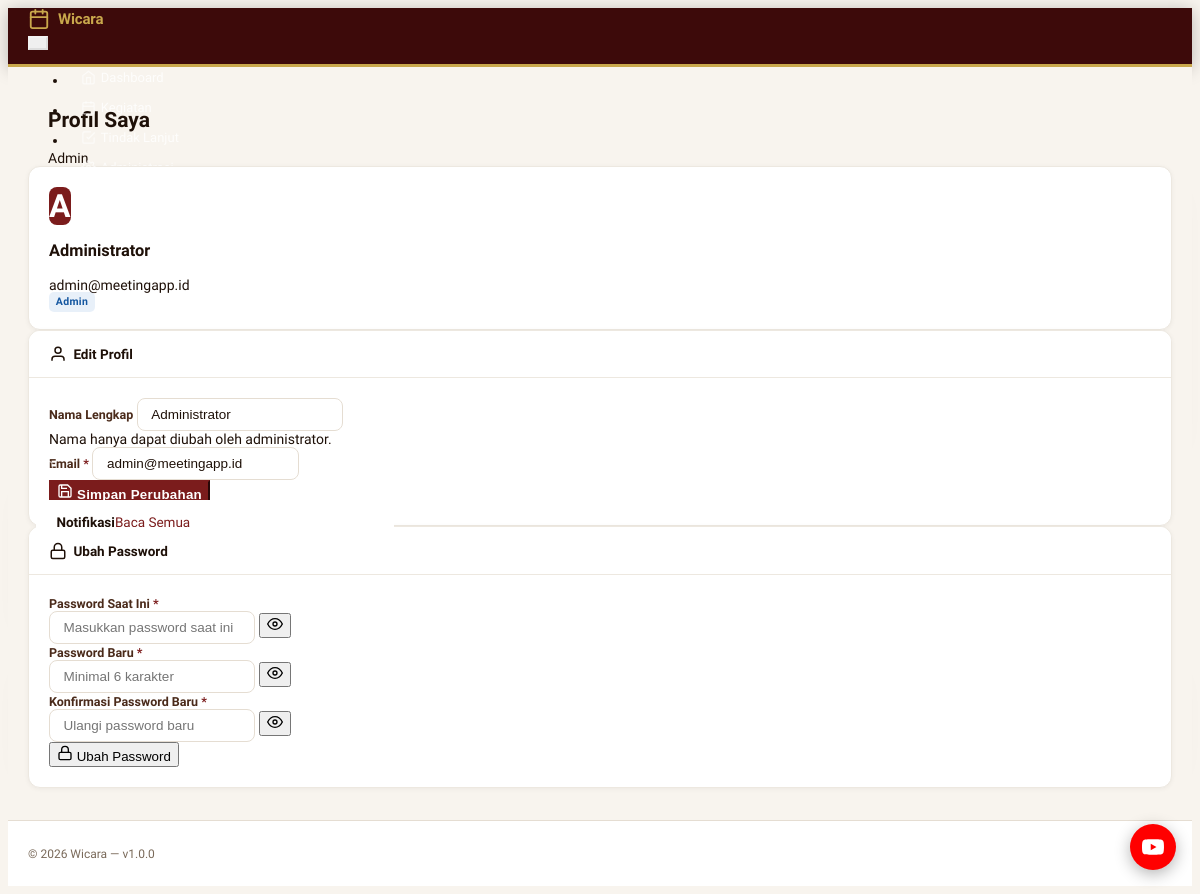
Screenshot of /profile (signed in) with the database file from the repository.
### tables this page shows
CREATE TABLE IF NOT EXISTS users (
    id                   INT PRIMARY KEY AUTO_INCREMENT,
    username             VARCHAR(50)   NOT NULL UNIQUE,
    name                 VARCHAR(100)  NOT NULL,
    email                VARCHAR(100)  NOT NULL UNIQUE,
    password             VARCHAR(255)  NOT NULL,
    role                 ENUM('admin','sekretaris','peserta') NOT NULL DEFAULT 'peserta',
    department_id        INT           DEFAULT NULL,
    avatar               VARCHAR(255)  DEFAULT NULL,
    is_active            TINYINT(1)    NOT NULL DEFAULT 1,
    remember_token       VARCHAR(64)   DEFAULT NULL,
    reset_token          VARCHAR(64)   DEFAULT NULL,
    reset_token_expires  DATETIME      DEFAULT NULL,
    last_login           DATETIME      DEFAULT NULL,
    created_at           TIMESTAMP     DEFAULT CURRENT_TIMESTAMP,
    updated_at           TIMESTAMP     DEFAULT CURRENT_TIMESTAMP ON UPDATE CURRENT_TIMESTAMP
);

### app/views/profile/index.php (the view, shortened to what the rows shown need)
<?php $baseUrl = rtrim(BASE_URL, '/'); ?>
<div class="page-header mb-4">
  <div class="container-xl">
    <div class="row align-items-center">
      <div class="col">
        <h2 class="page-title">Profil Saya</h2>
        <div class="text-muted"><?= ucfirst(htmlspecialchars($user['role'] ?? '')) ?></div>
      </div>
    </div>
  </div>
</div>
<div class="row g-4">
  <div class="col-12 col-md-4">
    <div class="card text-center">
      <div class="card-body py-4">
        <span class="avatar avatar-xl mb-3"
              style="background:var(--brand,#7B1C1C);color:#fff;font-size:32px;font-weight:700;">
          <?= strtoupper(mb_substr($user['name'] ?? 'U', 0, 1)) ?>
        </span>
        <h3 class="mb-1"><?= htmlspecialchars($user['name'] ?? '') ?></h3>
        <div class="text-muted small mb-1"><?= htmlspecialchars($user['email'] ?? '') ?></div>
        <span class="badge bg-blue-lt"><?= ucfirst(htmlspecialchars($user['role'] ?? '')) ?></span>
      </div>
    </div>
  </div>
  <div class="col-12 col-md-8">
    <div class="card mb-4">
      <div class="card-header">
        <h3 class="card-title">
          <svg xmlns="http://www.w3.org/2000/svg" class="icon me-1" width="18" height="18"
               viewBox="0 0 24 24" fill="none" stroke="currentColor" stroke-width="2">
            <path d="M20 21v-2a4 4 0 0 0-4-4H8a4 4 0 0 0-4 4v2"/>
            <circle cx="12" cy="7" r="4"/>
          </svg>
          Edit Profil
        </h3>
      </div>
      <div class="card-body">
        <form method="POST" action="<?= $baseUrl ?>/profile/update">
          <div class="mb-3">
            <label class="form-label">Nama Lengkap</label>
            <input type="text" class="form-control"
                   value="<?= htmlspecialchars($user['name'] ?? '') ?>"
                   disabled>
            <div class="form-hint">Nama hanya dapat diubah oleh administrator.</div>
          </div>
          <div class="mb-3">
            <label class="form-label required">Email</label>
            <input type="email" name="email" class="form-control"
                   value="<?= htmlspecialchars($user['email'] ?? '') ?>" required>
          </div>
          <div class="mb-0">
            <button type="submit" class="btn btn-primary">
              <svg xmlns="http://www.w3.org/2000/svg" class="icon me-1" width="16" height="16"
                   viewBox="0 0 24 24" fill="none" stroke="currentColor" stroke-width="2">
                <path d="M19 21H5a2 2 0 0 1-2-2V5a2 2 0 0 1 2-2h11l5 5v11a2 2 0 0 1-2 2z"/>
                <polyline points="17 21 17 13 7 13 7 21"/>
                <polyline points="7 3 7 8 15 8"/>
              </svg>
              Simpan Perubahan
            </button>
          </div>
        </form>
      </div>
    </div>
    <div class="card">
      <div class="card-header">
        <h3 class="card-title">
          <svg xmlns="http://www.w3.org/2000/svg" class="icon me-1" width="18" height="18"
               viewBox="0 0 24 24" fill="none" stroke="currentColor" stroke-width="2">
            <rect x="3" y="11" width="18" height="11" rx="2" ry="2"/>
            <path d="M7 11V7a5 5 0 0 1 10 0v4"/>
          </svg>
          Ubah Password
        </h3>
      </div>
      <div class="card-body">
        <form method="POST" action="<?= $baseUrl ?>/profile/change-password">
          <div class="mb-3">
            <label class="form-label required">Password Saat Ini</label>
            <div class="input-group">
              <input type="password" name="current_password" id="cur_pw"
                     class="form-control" placeholder="Masukkan password saat ini" required>
              <button type="button" class="btn btn-outline-secondary toggle-pw" data-target="cur_pw">
                <svg xmlns="http://www.w3.org/2000/svg" width="16" height="16" viewBox="0 0 24 24"
                     fill="none" stroke="currentColor" stroke-width="2">
                  <path d="M1 12s4-8 11-8 11 8 11 8-4 8-11 8-11-8-11-8z"/>
                  <circle cx="12" cy="12" r="3"/>
                </svg>
              </button>
            </div>
          </div>
          <div class="mb-3">
            <label class="form-label required">Password Baru</label>
            <div class="input-group">
              <input type="password" name="new_password" id="new_pw"
                     class="form-control" placeholder="Minimal 6 karakter" required minlength="6">
              <button type="button" class="btn btn-outline-secondary toggle-pw" data-target="new_pw">
                <svg xmlns="http://www.w3.org/2000/svg" width="16" height="16" viewBox="0 0 24 24"
                     fill="none" stroke="currentColor" stroke-width="2">
                  <path d="M1 12s4-8 11-8 11 8 11 8-4 8-11 8-11-8-11-8z"/>
                  <circle cx="12" cy="12" r="3"/>
                </svg>
              </button>
            </div>
          </div>
          <div class="mb-3">
            <label class="form-label required">Konfirmasi Password Baru</label>
            <div class="input-group">
              <input type="password" name="confirm_password" id="conf_pw"
                     class="form-control" placeholder="Ulangi password baru" required>
              <button type="button" class="btn btn-outline-secondary toggle-pw" data-target="conf_pw">
                <svg xmlns="http://www.w3.org/2000/svg" width="16" height="16" viewBox="0 0 24 24"
                     fill="none" stroke="currentColor" stroke-width="2">
                  <path d="M1 12s4-8 11-8 11 8 11 8-4 8-11 8-11-8-11-8z"/>
                  <circle cx="12" cy="12" r="3"/>
                </svg>
              </button>
            </div>
          </div>
          <button type="submit" class="btn btn-warning">
            <svg xmlns="http://www.w3.org/2000/svg" class="icon me-1" width="16" height="16"
                 viewBox="0 0 24 24" fill="none" stroke="currentColor" stroke-width="2">
              <rect x="3" y="11" width="18" height="11" rx="2" ry="2"/>
              <path d="M7 11V7a5 5 0 0 1 10 0v4"/>
            </svg>
            Ubah Password
          </button>
        </form>
      </div>
    </div>
  </div>
</div>

### app/core/Router.php (shortened to what the rows shown need)
<?php
class Router {
    private array $routes = [];
    public function get(string $path, $handler): void {
        $this->routes['GET'][$path] = $handler;
    }
    public function post(string $path, $handler): void {
        $this->routes['POST'][$path] = $handler;
    }
    public function dispatch(string $method, string $uri): void {
        $uri = strtok($uri, '?') ?: '/';
        foreach ($this->routes[$method] ?? [] as $path => $handler) {
            $pattern = preg_replace('/\{[^}]+\}/', '([^/]+)', $path);
            if (preg_match("#^{$pattern}$#", $uri, $matches)) {
                array_shift($matches);
                $params = array_map(
                    fn($v) => ctype_digit($v) ? (int)$v : $v,
                    $matches
                );
                if (is_array($handler)) {
                    [$class, $action] = $handler;
                    (new $class)->$action(...$params);
                } else {
                    $handler(...$params);
                }
                return;
            }
        }
    }
}

### rows the page displays
users: role "Admin", name "A", name "Administrator", email "admin@meetingapp.id"
